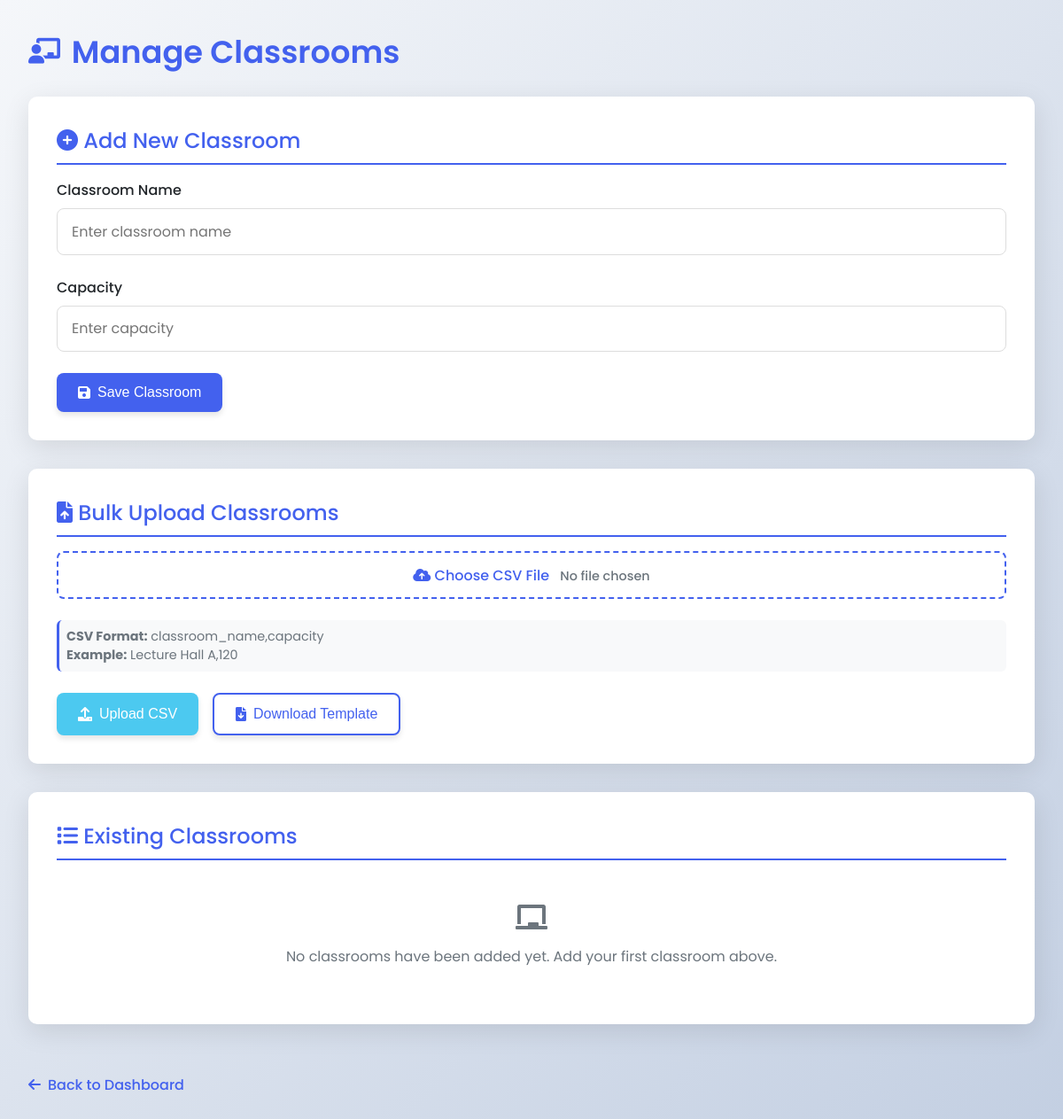
Page /classrooms/1 on the earlier database version.
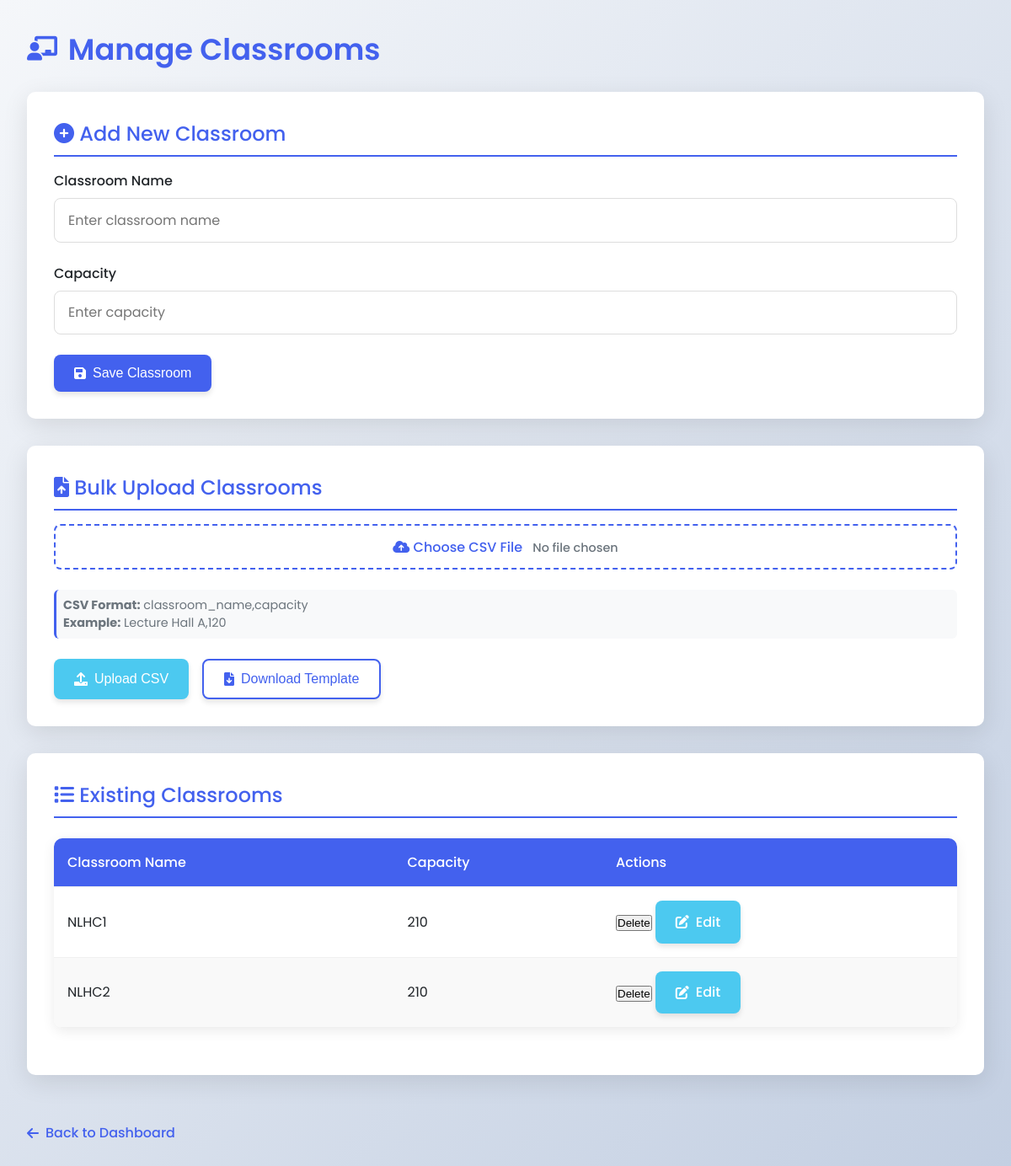
Same page on the later database version.
### app.py (models this page shows)
class Classroom(db.Model):
    id = db.Column(db.Integer, primary_key=True)
    name = db.Column(db.String(50), unique=True, nullable=False)
    capacity = db.Column(db.Integer, nullable=False)
    building_id = db.Column(db.Integer, db.ForeignKey('building.id'), nullable=False)

### app.py (the view, shortened to what this page needs)
@app.route('/classrooms/<int:idd>', methods=['GET', 'POST'])
def manage_classrooms(idd):
    classrooms = Classroom.query.filter_by(building_id=idd).all()
    return render_template('classrooms.html', classrooms=classrooms, idd=idd)

### templates/classrooms.html (shortened to what the changed rows need)
<!DOCTYPE html>
<html lang="en">
<head>
    <link rel="stylesheet" href="https://cdnjs.cloudflare.com/ajax/libs/font-awesome/6.0.0-beta3/css/all.min.css">
</head>
<body>
    <div class="container">
        <h1><i class="fas fa-chalkboard-teacher"></i> Manage Classrooms</h1>
        <div class="card">
            <h2><i class="fas fa-plus-circle"></i> Add New Classroom</h2>
        </div>
        <div class="card">
            <h2><i class="fas fa-file-upload"></i> Bulk Upload Classrooms</h2>
        </div>
        <div class="card">
            <h2><i class="fas fa-list"></i> Existing Classrooms</h2>
            {% if classrooms %}
            <table>
                <thead>
                    <tr>
                        <th>Classroom Name</th>
                        <th>Capacity</th>
                        <th>Actions</th>
                    </tr>
                </thead>
                <tbody>
                    {% for classroom in classrooms %}
                    <tr>
                        <td>{{ classroom.name }}</td>
                        <td>{{ classroom.capacity }}</td>
                        <td>
                            <form action="{{ url_for('delete_classroom', id=classroom.id) }}" method="post" style="display:inline;">
                                <button type="submit" onclick="return confirm('Are you sure you want to delete {{ classroom.name }}?');">
                                Delete
                                </button>
                            </form>
                            <a href="{{ url_for('edit_classroom', id=classroom.id,idd=idd) }}"
                            class="btn btn-success">
                            <i class="fas fa-edit"></i> Edit
                            </a>
                        </td>
                    </tr>
                    {% endfor %}
                </tbody>
            </table>
            {% else %}
            <div style="text-align: center; padding: 2rem; color: var(--gray);">
                <i class="fas fa-chalkboard" style="font-size: 2rem; margin-bottom: 1rem;"></i>
                <p>No classrooms have been added yet. Add your first classroom above.</p>
            </div>
            {% endif %}
        </div>
    </div>
</body>
</html>

Differences in the rows shown:
added Classroom: name "NLHC1", capacity "210"
added Classroom: name "NLHC2", capacity "210"
Other differences:
text no longer shown: "No classrooms have been added yet. Add your first classroom above."
text now shown: "Classroom Name Capacity Actions"
